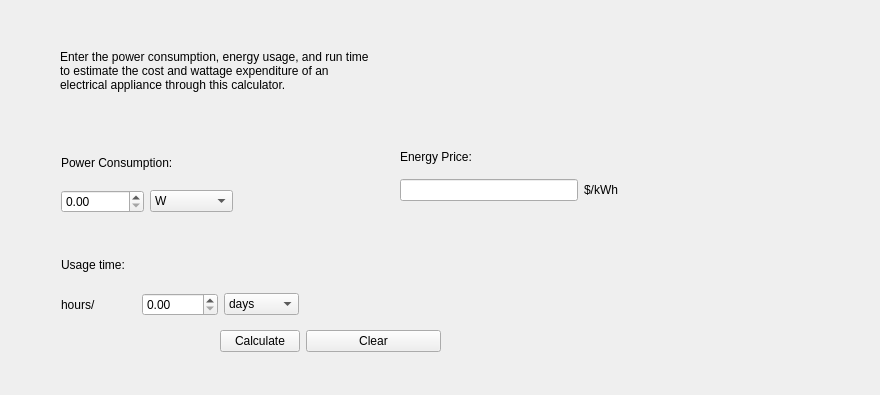
      <widget class="QWidget" name="tab_Cost">
       <attribute name="title">
        <string>Electricity Cost</string>
       </attribute>
       <widget class="QLabel" name="label_2">
        <property name="geometry">
         <rect>
          <x>60</x>
          <y>40</y>
          <width>811</width>
          <height>61</height>
         </rect>
        </property>
        <property name="text">
         <string>Enter the power consumption, energy usage, and run time 
to estimate the cost and wattage expenditure of an 
electrical appliance through this calculator.</string>
        </property>
       </widget>
       <widget class="QWidget" name="layoutWidget">
        <property name="geometry">
         <rect>
          <x>61</x>
          <y>141</y>
          <width>172</width>
          <height>72</height>
         </rect>
        </property>
        <layout class="QGridLayout" name="gridLayout_3">
         <item row="1" column="1">
          <widget class="QComboBox" name="comboBox_PowerC">
           <item>
            <property name="text">
             <string>W</string>
            </property>
           </item>
           <item>
            <property name="text">
             <string>KW</string>
            </property>
           </item>
           <item>
            <property name="text">
             <string>mW</string>
            </property>
           </item>
           <item>
            <property name="text">
             <string>MW</string>
            </property>
           </item>
          </widget>
         </item>
         <item row="1" column="0">
          <widget class="QDoubleSpinBox" name="doubleSpinBox_PowerC"/>
         </item>
         <item row="0" column="0" colspan="2">
          <widget class="QLabel" name="label_3">
           <property name="text">
            <string>Power Consumption:</string>
           </property>
          </widget>
         </item>
        </layout>
       </widget>
       <widget class="QLabel" name="label_Power">
        <property name="geometry">
         <rect>
          <x>340</x>
          <y>190</y>
          <width>64</width>
          <height>19</height>
         </rect>
        </property>
        <property name="text">
         <string/>
        </property>
       </widget>
       <widget class="QWidget" name="layoutWidget">
        <property name="geometry">
         <rect>
          <x>61</x>
          <y>242</y>
          <width>238</width>
          <height>74</height>
         </rect>
        </property>
        <layout class="QGridLayout" name="gridLayout_4">
         <item row="0" column="0">
          <widget class="QLabel" name="label_4">
           <property name="text">
            <string>Usage time:</string>
           </property>
          </widget>
         </item>
         <item row="1" column="0">
          <layout class="QHBoxLayout" name="horizontalLayout">
           <item>
            <widget class="QLabel" name="label_6">
             <property name="text">
              <string>hours/</string>
             </property>
            </widget>
           </item>
           <item>
            <widget class="QDoubleSpinBox" name="doubleSpinBox_Date"/>
           </item>
           <item>
            <widget class="QComboBox" name="comboBox_date">
             <item>
              <property name="text">
               <string>days</string>
              </property>
             </item>
             <item>
              <property name="text">
               <string>wks</string>
              </property>
             </item>
             <item>
              <property name="text">
               <string>mons</string>
              </property>
             </item>
             <item>
              <property name="text">
               <string/>
              </property>
             </item>
            </widget>
           </item>
          </layout>
         </item>
        </layout>
       </widget>
       <widget class="QLabel" name="label_Price">
        <property name="geometry">
         <rect>
          <x>340</x>
          <y>140</y>
          <width>64</width>
          <height>19</height>
         </rect>
        </property>
        <property name="text">
         <string/>
        </property>
       </widget>
       <widget class="QWidget" name="layoutWidget">
        <property name="geometry">
         <rect>
          <x>400</x>
          <y>140</y>
          <width>218</width>
          <height>61</height>
         </rect>
        </property>
        <layout class="QGridLayout" name="gridLayout_5">
         <item row="0" column="0">
          <widget class="QLabel" name="label_5">
           <property name="text">
            <string>Energy Price:</string>
           </property>
          </widget>
         </item>
         <item row="1" column="0">
          <widget class="QLineEdit" name="lineEdit_Price"/>
         </item>
         <item row="1" column="1">
          <widget class="QLabel" name="label_7">
           <property name="text">
            <string>$/kWh</string>
           </property>
          </widget>
         </item>
        </layout>
       </widget>
       <widget class="QWidget" name="layoutWidget">
        <property name="geometry">
         <rect>
          <x>220</x>
          <y>330</y>
          <width>221</width>
          <height>56</height>
         </rect>
        </property>
        <layout class="QFormLayout" name="formLayout">
         <item row="0" column="0">
          <widget class="QPushButton" name="pushButton_CalculCost">
           <property name="text">
            <string>Calculate</string>
           </property>
          </widget>
         </item>
         <item row="0" column="1">
          <widget class="QPushButton" name="pushButton_ClearCost">
           <property name="cursor">
            <cursorShape>PointingHandCursor</cursorShape>
           </property>
           <property name="text">
            <string>Clear</string>
           </property>
          </widget>
         </item>
        </layout>
       </widget>
      </widget>
